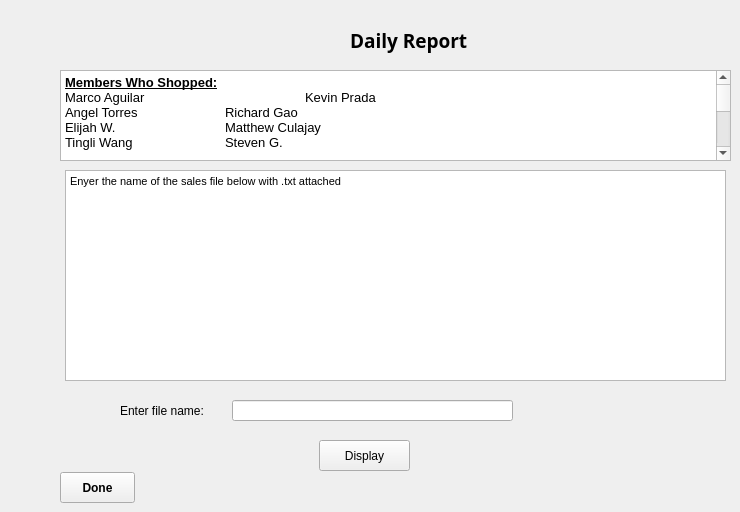
    <widget class="QWidget" name="DailyReportPage_7">
     <property name="maximumSize">
      <size>
       <width>801</width>
       <height>16777215</height>
      </size>
     </property>
     <widget class="QLabel" name="label_5">
      <property name="geometry">
       <rect>
        <x>350</x>
        <y>0</y>
        <width>171</width>
        <height>81</height>
       </rect>
      </property>
      <property name="font">
       <font>
        <family>Arial Black</family>
        <pointsize>14</pointsize>
        <weight>75</weight>
        <bold>true</bold>
       </font>
      </property>
      <property name="text">
       <string>Daily Report</string>
      </property>
     </widget>
     <widget class="QTextBrowser" name="textBrowser">
      <property name="geometry">
       <rect>
        <x>60</x>
        <y>70</y>
        <width>671</width>
        <height>91</height>
       </rect>
      </property>
      <property name="html">
       <string>&lt;!DOCTYPE HTML PUBLIC &quot;-//W3C//DTD HTML 4.0//EN&quot; &quot;http://www.w3.org/TR/REC-html40/strict.dtd&quot;&gt;
&lt;html&gt;&lt;head&gt;&lt;meta name=&quot;qrichtext&quot; content=&quot;1&quot; /&gt;&lt;style type=&quot;text/css&quot;&gt;
p, li { white-space: pre-wrap; }
&lt;/style&gt;&lt;/head&gt;&lt;body style=&quot; font-family:'.SF NS Text'; font-size:13pt; font-weight:400; font-style:normal;&quot;&gt;
&lt;p style=&quot; margin-top:0px; margin-bottom:0px; margin-left:0px; margin-right:0px; -qt-block-indent:0; text-indent:0px;&quot;&gt;&lt;span style=&quot; font-family:'MS Shell Dlg 2'; font-size:10pt; font-weight:600; text-decoration: underline;&quot;&gt;Members Who Shopped:&lt;/span&gt;&lt;/p&gt;
&lt;p style=&quot; margin-top:0px; margin-bottom:0px; margin-left:0px; margin-right:0px; -qt-block-indent:0; text-indent:0px;&quot;&gt;&lt;span style=&quot; font-family:'MS Shell Dlg 2'; font-size:10pt;&quot;&gt;Marco Aguilar		Kevin Prada&lt;/span&gt;&lt;/p&gt;
&lt;p style=&quot; margin-top:0px; margin-bottom:0px; margin-left:0px; margin-right:0px; -qt-block-indent:0; text-indent:0px;&quot;&gt;&lt;span style=&quot; font-family:'MS Shell Dlg 2'; font-size:10pt;&quot;&gt;Angel Torres 		Richard Gao&lt;/span&gt;&lt;/p&gt;
&lt;p style=&quot; margin-top:0px; margin-bottom:0px; margin-left:0px; margin-right:0px; -qt-block-indent:0; text-indent:0px;&quot;&gt;&lt;span style=&quot; font-family:'MS Shell Dlg 2'; font-size:10pt;&quot;&gt;Elijah W.		Matthew Culajay&lt;/span&gt;&lt;/p&gt;
&lt;p style=&quot; margin-top:0px; margin-bottom:0px; margin-left:0px; margin-right:0px; -qt-block-indent:0; text-indent:0px;&quot;&gt;&lt;span style=&quot; font-family:'MS Shell Dlg 2'; font-size:10pt;&quot;&gt;Tingli Wang		Steven G.&lt;/span&gt;&lt;/p&gt;
&lt;p style=&quot;-qt-paragraph-type:empty; margin-top:0px; margin-bottom:0px; margin-left:0px; margin-right:0px; -qt-block-indent:0; text-indent:0px; font-family:'MS Shell Dlg 2'; font-size:10pt;&quot;&gt;&lt;br /&gt;&lt;/p&gt;
&lt;p style=&quot; margin-top:0px; margin-bottom:0px; margin-left:0px; margin-right:0px; -qt-block-indent:0; text-indent:0px;&quot;&gt;&lt;span style=&quot; font-family:'MS Shell Dlg 2'; font-size:10pt; font-weight:600; text-decoration: underline;&quot;&gt;Number of Preffered Memberships:&lt;/span&gt;&lt;span style=&quot; font-family:'MS Shell Dlg 2'; font-size:10pt;&quot;&gt; 5&lt;/span&gt;&lt;/p&gt;
&lt;p style=&quot;-qt-paragraph-type:empty; margin-top:0px; margin-bottom:0px; margin-left:0px; margin-right:0px; -qt-block-indent:0; text-indent:0px; font-family:'MS Shell Dlg 2'; font-size:10pt; font-weight:600; text-decoration: underline;&quot;&gt;&lt;br /&gt;&lt;/p&gt;
&lt;p style=&quot; margin-top:0px; margin-bottom:0px; margin-left:0px; margin-right:0px; -qt-block-indent:0; text-indent:0px;&quot;&gt;&lt;span style=&quot; font-family:'MS Shell Dlg 2'; font-size:10pt; font-weight:600; text-decoration: underline;&quot;&gt;Number of Basic Memberships:&lt;/span&gt;&lt;span style=&quot; font-family:'MS Shell Dlg 2'; font-size:10pt;&quot;&gt; 3&lt;/span&gt;&lt;/p&gt;
&lt;p style=&quot;-qt-paragraph-type:empty; margin-top:0px; margin-bottom:0px; margin-left:0px; margin-right:0px; -qt-block-indent:0; text-indent:0px; font-family:'MS Shell Dlg 2'; font-size:10pt;&quot;&gt;&lt;br /&gt;&lt;/p&gt;
&lt;p style=&quot; margin-top:0px; margin-bottom:0px; margin-left:0px; margin-right:0px; -qt-block-indent:0; text-indent:0px;&quot;&gt;&lt;span style=&quot; font-family:'MS Shell Dlg 2'; font-size:10pt; font-weight:600; text-decoration: underline;&quot;&gt;Items Sold:&lt;/span&gt;&lt;/p&gt;
&lt;p style=&quot; margin-top:0px; margin-bottom:0px; margin-left:0px; margin-right:0px; -qt-block-indent:0; text-indent:0px;&quot;&gt;&lt;span style=&quot; font-family:'MS Shell Dlg 2'; font-size:10pt;&quot;&gt;Item 1 . . . . . . . . . . . . .  8&lt;/span&gt;&lt;/p&gt;
&lt;p style=&quot; margin-top:0px; margin-bottom:0px; margin-left:0px; margin-right:0px; -qt-block-indent:0; text-indent:0px;&quot;&gt;&lt;span style=&quot; font-family:'MS Shell Dlg 2'; font-size:10pt;&quot;&gt;Item 2 . . . . . . . . . . . . .  8&lt;/span&gt;&lt;/p&gt;
&lt;p style=&quot; margin-top:0px; margin-bottom:0px; margin-left:0px; margin-right:0px; -qt-block-indent:0; text-indent:0px;&quot;&gt;&lt;span style=&quot; font-family:'MS Shell Dlg 2'; font-size:10pt;&quot;&gt;Item 3 . . . . . . . . . . . . .  8&lt;/span&gt;&lt;/p&gt;
&lt;p style=&quot; margin-top:0px; margin-bottom:0px; margin-left:0px; margin-right:0px; -qt-block-indent:0; text-indent:0px;&quot;&gt;&lt;span style=&quot; font-family:'MS Shell Dlg 2'; font-size:10pt;&quot;&gt;Item 4 . . . . . . . . . . . . .  8&lt;/span&gt;&lt;/p&gt;
&lt;p style=&quot; margin-top:0px; margin-bottom:0px; margin-left:0px; margin-right:0px; -qt-block-indent:0; text-indent:0px;&quot;&gt;&lt;span style=&quot; font-family:'MS Shell Dlg 2'; font-size:10pt;&quot;&gt;Item 5 . . . . . . . . . . . . .  8&lt;/span&gt;&lt;/p&gt;
&lt;p style=&quot;-qt-paragraph-type:empty; margin-top:0px; margin-bottom:0px; margin-left:0px; margin-right:0px; -qt-block-indent:0; text-indent:0px; font-family:'MS Shell Dlg 2'; font-size:10pt;&quot;&gt;&lt;br /&gt;&lt;/p&gt;
&lt;p style=&quot; margin-top:0px; margin-bottom:0px; margin-left:0px; margin-right:0px; -qt-block-indent:0; text-indent:0px;&quot;&gt;&lt;span style=&quot; font-family:'MS Shell Dlg 2'; font-size:10pt; font-weight:600; text-decoration: underline;&quot;&gt;Total Revenue:&lt;/span&gt;&lt;span style=&quot; font-family:'MS Shell Dlg 2'; font-size:10pt;&quot;&gt; $ 234.21&lt;/span&gt;&lt;/p&gt;&lt;/body&gt;&lt;/html&gt;</string>
      </property>
     </widget>
     <widget class="QPushButton" name="dailyReportPushButton">
      <property name="geometry">
       <rect>
        <x>60</x>
        <y>472</y>
        <width>75</width>
        <height>31</height>
       </rect>
      </property>
      <property name="font">
       <font>
        <weight>75</weight>
        <bold>true</bold>
       </font>
      </property>
      <property name="text">
       <string>Done</string>
      </property>
     </widget>
     <widget class="QLabel" name="label">
      <property name="geometry">
       <rect>
        <x>120</x>
        <y>400</y>
        <width>101</width>
        <height>21</height>
       </rect>
      </property>
      <property name="text">
       <string>Enter file name:</string>
      </property>
     </widget>
     <widget class="QPushButton" name="dailyReport_display">
      <property name="geometry">
       <rect>
        <x>319</x>
        <y>440</y>
        <width>91</width>
        <height>31</height>
       </rect>
      </property>
      <property name="text">
       <string>Display</string>
      </property>
     </widget>
     <widget class="QLineEdit" name="lineEdit_DailyReport_file">
      <property name="geometry">
       <rect>
        <x>232</x>
        <y>400</y>
        <width>281</width>
        <height>21</height>
       </rect>
      </property>
     </widget>
     <widget class="QTextBrowser" name="textBrowser_dailyReport">
      <property name="geometry">
       <rect>
        <x>65</x>
        <y>170</y>
        <width>661</width>
        <height>211</height>
       </rect>
      </property>
      <property name="html">
       <string>&lt;!DOCTYPE HTML PUBLIC &quot;-//W3C//DTD HTML 4.0//EN&quot; &quot;http://www.w3.org/TR/REC-html40/strict.dtd&quot;&gt;
&lt;html&gt;&lt;head&gt;&lt;meta name=&quot;qrichtext&quot; content=&quot;1&quot; /&gt;&lt;style type=&quot;text/css&quot;&gt;
p, li { white-space: pre-wrap; }
&lt;/style&gt;&lt;/head&gt;&lt;body style=&quot; font-family:'.SF NS Text'; font-size:13pt; font-weight:400; font-style:normal;&quot;&gt;
&lt;p style=&quot; margin-top:0px; margin-bottom:0px; margin-left:0px; margin-right:0px; -qt-block-indent:0; text-indent:0px;&quot;&gt;&lt;span style=&quot; font-family:'MS Shell Dlg 2'; font-size:8.25pt;&quot;&gt;Enyer the name of the sales file below with .txt attached&lt;/span&gt;&lt;/p&gt;&lt;/body&gt;&lt;/html&gt;</string>
      </property>
     </widget>
    </widget>
